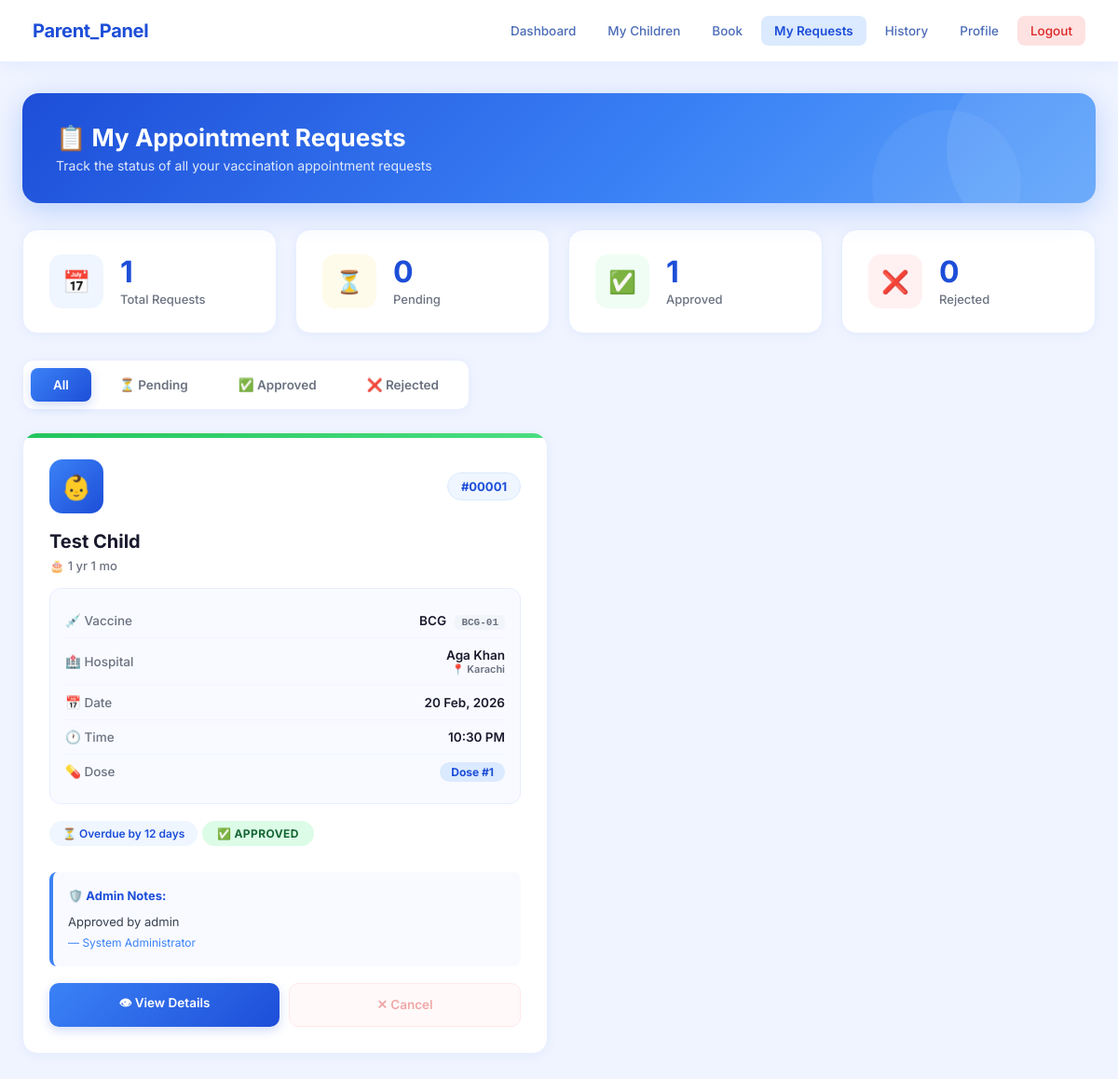
/parent/my_requests.php (signed in), run on the app's committed database.
### tables this page shows
CREATE TABLE `appointment_requests` (
  `request_id` int(11) NOT NULL,
  `child_id` int(11) NOT NULL,
  `hospital_id` int(11) NOT NULL,
  `vaccine_id` int(11) NOT NULL,
  `dose_number` int(11) NOT NULL,
  `preferred_date` date NOT NULL,
  `preferred_time` time DEFAULT NULL,
  `request_status` enum('pending','approved','rejected','cancelled') DEFAULT 'pending',
  `parent_notes` text DEFAULT NULL,
  `admin_notes` text DEFAULT NULL,
  `processed_by` int(11) DEFAULT NULL,
  `processed_at` timestamp NULL DEFAULT NULL,
  `created_at` timestamp NOT NULL DEFAULT current_timestamp(),
  `updated_at` timestamp NOT NULL DEFAULT current_timestamp() ON UPDATE current_timestamp()
);

CREATE TABLE `children` (
  `child_id` int(11) NOT NULL,
  `parent_id` int(11) NOT NULL,
  `full_name` varchar(100) NOT NULL,
  `date_of_birth` date NOT NULL,
  `gender` enum('Male','Female','Other') NOT NULL,
  `blood_group` varchar(5) DEFAULT NULL,
  `birth_weight` decimal(5,2) DEFAULT NULL,
  `birth_height` decimal(5,2) DEFAULT NULL,
  `medical_conditions` text DEFAULT NULL,
  `allergies` text DEFAULT NULL,
  `photo_url` varchar(255) DEFAULT NULL,
  `is_active` tinyint(1) DEFAULT 1,
  `created_at` timestamp NOT NULL DEFAULT current_timestamp(),
  `updated_at` timestamp NOT NULL DEFAULT current_timestamp() ON UPDATE current_timestamp()
);

CREATE TABLE `vaccines` (
  `vaccine_id` int(11) NOT NULL,
  `vaccine_name` varchar(100) NOT NULL,
  `vaccine_code` varchar(20) DEFAULT NULL,
  `description` text DEFAULT NULL,
  `manufacturer` varchar(100) DEFAULT NULL,
  `scheduled_age` varchar(50) DEFAULT NULL,
  `dosage_info` varchar(100) DEFAULT NULL,
  `storage_requirements` text DEFAULT NULL,
  `side_effects` text DEFAULT NULL,
  `is_active` tinyint(1) DEFAULT 1,
  `created_at` timestamp NOT NULL DEFAULT current_timestamp(),
  `updated_at` timestamp NOT NULL DEFAULT current_timestamp() ON UPDATE current_timestamp()
);

CREATE TABLE `hospitals` (
  `hospital_id` int(11) NOT NULL,
  `user_id` int(11) NOT NULL,
  `hospital_name` varchar(150) NOT NULL,
  `registration_number` varchar(50) DEFAULT NULL,
  `address` text NOT NULL,
  `city` varchar(50) NOT NULL,
  `state` varchar(50) NOT NULL,
  `postal_code` varchar(10) DEFAULT NULL,
  `latitude` decimal(10,8) DEFAULT NULL,
  `longitude` decimal(11,8) DEFAULT NULL,
  `contact_person` varchar(100) DEFAULT NULL,
  `is_verified` tinyint(1) DEFAULT 0,
  `is_active` tinyint(1) DEFAULT 1,
  `created_at` timestamp NOT NULL DEFAULT current_timestamp(),
  `updated_at` timestamp NOT NULL DEFAULT current_timestamp() ON UPDATE current_timestamp()
);

### parent/my_requests.php (the view, shortened to what this page needs)
<?php
include("../dbconnection.php");
$user_id = $_SESSION["user_id"];
$query_parent = "SELECT * FROM parents WHERE user_id = '$user_id'";
$result_parent = mysqli_query($connection, $query_parent);
$parent_data = mysqli_fetch_assoc($result_parent);
$parent_id = $parent_data['parent_id'];
$query_requests = "SELECT
    ar.*,
    c.full_name as child_name,
    c.date_of_birth,
    v.vaccine_name,
    v.vaccine_code,
    h.hospital_name,
    h.city as hospital_city,
    a.full_name as admin_name,
    DATEDIFF(ar.preferred_date, CURDATE()) as days_remaining
FROM appointment_requests ar
JOIN children c ON ar.child_id = c.child_id
JOIN vaccines v ON ar.vaccine_id = v.vaccine_id
JOIN hospitals h ON ar.hospital_id = h.hospital_id
LEFT JOIN admins a ON ar.processed_by = a.admin_id
WHERE c.parent_id = '$parent_id'
ORDER BY
    CASE
        WHEN ar.request_status = 'pending' THEN 1
        WHEN ar.request_status = 'approved' THEN 2
        WHEN ar.request_status = 'rejected' THEN 3
        ELSE 4
    END,
    ar.preferred_date ASC";
$result_requests = mysqli_query($connection, $query_requests);
$stats_query = "SELECT
    COUNT(*) as total_requests,
    SUM(CASE WHEN request_status = 'pending' THEN 1 ELSE 0 END) as pending_count,
    SUM(CASE WHEN request_status = 'approved' THEN 1 ELSE 0 END) as approved_count,
    SUM(CASE WHEN request_status = 'rejected' THEN 1 ELSE 0 END) as rejected_count
FROM appointment_requests ar
JOIN children c ON ar.child_id = c.child_id
WHERE c.parent_id = '$parent_id'";
$stats_result = mysqli_query($connection, $stats_query);
$stats = mysqli_fetch_assoc($stats_result);
?>
<!DOCTYPE html>
<html lang="en">
<head>
</head>
<body>
    <div class="navbar">
        <h2> Parent_Panel</h2>
        <div class="nav-links">
            <a href="dashboard.php">Dashboard</a>
            <a href="my_children.php">My Children</a>
            <a href="book_appointment.php">Book</a>
            <a href="my_requests.php" class="active-link">My Requests</a>
            <a href="vaccination_history.php">History</a>
            <a href="myprofile.php">Profile</a>
            <a href="../logout.php" class="logout">Logout</a>
        </div>
    </div>
    <div class="container">
        <div class="page-header">
            <h1>📋 My Appointment Requests</h1>
            <p>Track the status of all your vaccination appointment requests</p>
        </div>
        <div class="stats-container">
            <div class="stat-card">
                <div class="stat-icon">📅</div>
                <div class="stat-info">
                    <h3><?php echo $stats['total_requests'] ?? 0; ?></h3>
                    <p>Total Requests</p>
                </div>
            </div>
            <div class="stat-card">
                <div class="stat-icon amber">⏳</div>
                <div class="stat-info">
                    <h3><?php echo $stats['pending_count'] ?? 0; ?></h3>
                    <p>Pending</p>
                </div>
            </div>
            <div class="stat-card">
                <div class="stat-icon green">✅</div>
                <div class="stat-info">
                    <h3><?php echo $stats['approved_count'] ?? 0; ?></h3>
                    <p>Approved</p>
                </div>
            </div>
            <div class="stat-card">
                <div class="stat-icon red">❌</div>
                <div class="stat-info">
                    <h3><?php echo $stats['rejected_count'] ?? 0; ?></h3>
                    <p>Rejected</p>
                </div>
            </div>
        </div>
        <div class="filter-tabs">
            <button class="tab-btn active" onclick="filterRequests('all')" id="tabAll">All</button>
            <button class="tab-btn" onclick="filterRequests('pending')" id="tabPending">⏳ Pending</button>
            <button class="tab-btn" onclick="filterRequests('approved')" id="tabApproved">✅ Approved</button>
            <button class="tab-btn" onclick="filterRequests('rejected')" id="tabRejected">❌ Rejected</button>
        </div>
        <?php if(mysqli_num_rows($result_requests) > 0): ?>
        <div class="requests-grid" id="requestsGrid">
            <?php while($request = mysqli_fetch_assoc($result_requests)):
                $days_remaining = $request['days_remaining'];
                $is_urgent = ($days_remaining <= 2 && $days_remaining >= 0 && $request['request_status'] == 'approved');
                $age_days = floor((time() - strtotime($request['date_of_birth'])) / (60 * 60 * 24));
                $age_years = floor($age_days / 365);
                $age_months = floor(($age_days % 365) / 30);
                if($age_years > 0) {
                    $age_text = $age_years . " yr" . ($age_years > 1 ? "s" : "");
                    if($age_months > 0) $age_text .= " " . $age_months . " mo";
                } else {
                    $age_text = $age_months . " month" . ($age_months > 1 ? "s" : "");
                }
            ?>
            <div class="request-card <?php echo $request['request_status']; ?>" data-status="<?php echo $request['request_status']; ?>">
                <div class="request-header">
                    <div class="child-avatar">👶</div>
                    <span class="request-id">#<?php echo str_pad($request['request_id'], 5, '0', STR_PAD_LEFT); ?></span>
                </div>
                <div class="child-name"><?php echo htmlspecialchars($request['child_name']); ?></div>
                <div class="child-age">🎂 <?php echo $age_text; ?></div>
                <div class="request-details">
                    <div class="detail-row">
                        <span class="detail-label">💉 Vaccine</span>
                        <span class="detail-value">
                            <?php echo htmlspecialchars($request['vaccine_name']); ?>
                            <?php if($request['vaccine_code']): ?>
                                <span class="vaccine-code"><?php echo $request['vaccine_code']; ?></span>
                            <?php endif; ?>
                        </span>
                    </div>
                    <div class="detail-row">
                        <span class="detail-label">🏥 Hospital</span>
                        <span class="detail-value">
                            <?php echo htmlspecialchars($request['hospital_name']); ?>
                            <span style="display:block;font-size:11px;color:#6b7280;">📍 <?php echo htmlspecialchars($request['hospital_city']); ?></span>
                        </span>
                    </div>
                    <div class="detail-row">
                        <span class="detail-label">📅 Date</span>
                        <span class="detail-value"><?php echo date('d M, Y', strtotime($request['preferred_date'])); ?></span>
                    </div>
                    <div class="detail-row">
                        <span class="detail-label">🕐 Time</span>
                        <span class="detail-value"><?php echo date('h:i A', strtotime($request['preferred_time'])); ?></span>
                    </div>
                    <div class="detail-row">
                        <span class="detail-label">💊 Dose</span>
                        <span class="detail-value">
                            <span class="dose-badge">Dose #<?php echo $request['dose_number']; ?></span>
                        </span>
                    </div>
                </div>
                <?php if($request['request_status'] == 'approved'): ?>
                <div class="days-remaining <?php echo $is_urgent ? 'urgent' : ''; ?>">
                    ⏳
                    <?php
                    if($days_remaining < 0) echo "Overdue by " . abs($days_remaining) . " days";
                    elseif($days_remaining == 0) echo "Today!";
                    else echo $days_remaining . " days remaining";
                    ?>
                </div>
                <?php endif; ?>
                <div class="status-badge <?php echo $request['request_status']; ?>">
                    <?php
                    $icon = $request['request_status'] == 'pending' ? '⏳' : ($request['request_status'] == 'approved' ? '✅' : '❌');
                    echo $icon . ' ' . ucfirst($request['request_status']);
                    ?>
                </div>
                <?php if($request['admin_notes'] && $request['request_status'] != 'pending'): ?>
                <div class="admin-notes">
                    <strong>🛡️ Admin Notes:</strong>
                    <p style="margin-top:6px;"><?php echo nl2br(htmlspecialchars($request['admin_notes'])); ?></p>
                    <?php if($request['admin_name']): ?>
                    <small>— <?php echo htmlspecialchars($request['admin_name']); ?></small>
                    <?php endif; ?>
                </div>
                <?php endif; ?>
                <div class="request-actions">
                    <a href="request_details.php?id=<?php echo $request['request_id']; ?>" class="btn btn-view">
                        👁 View Details
                    </a>
                    <?php if($request['request_status'] == 'pending'): ?>
                    <button class="btn btn-cancel-req" onclick="showCancelModal(<?php echo $request['request_id']; ?>, '<?php echo htmlspecialchars($request['child_name'], ENT_QUOTES); ?>')">
                        ✕ Cancel
                    </button>
                    <?php else: ?>
                    <button class="btn btn-cancel-req" disabled>✕ Cancel</button>
                    <?php endif; ?>
                </div>
            </div>
            <?php endwhile; ?>
        </div>
        <?php endif; ?>
    </div>
</body>
</html>

### data on the page
appointment_requests: request_id "00001", child.full_name "Test Child", child.date_of_birth "1 yr 1 mo", vaccine.vaccine_name "BCG", vaccine.vaccine_code "BCG-01", hospital.hospital_name "Aga Khan", hospital.city "Karachi", preferred_date "20 Feb, 2026", preferred_time "10:30 PM", dose_number "1", days_remaining "12", request_status "✅", request_status "APPROVED", admin_notes "Approved by admin", processed_by.full_name "System Administrator", shows "✕ Cancel"

### other printed values
$stats['total_requests'] "1"
$stats['pending_count'] "0"
$stats['approved_count'] "1"
$stats['rejected_count'] "0"
